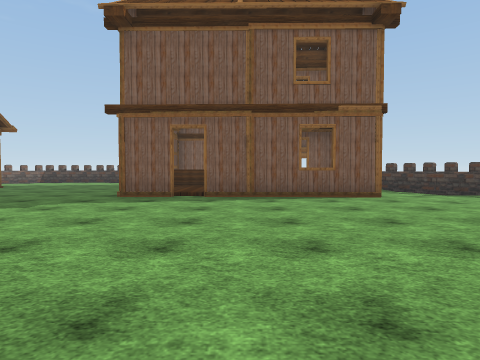
view 1 (above)

20 first-person views from a walk through a scene from a Unity 3-D project. The camera is 1.3 m above the floor, tilts 2° down and sees 75° across. The floor is counted in squares, 2 m on a side. Each view is taken from the middle of a square. On the plan, view 1 faces up. The plan holds only what a view shows up to about 10 squares ahead; the rest is blank. The place goes on beyond the plan. The player is left out. Some animated figures are left out. Some surface patterns are stand-ins.

view 2
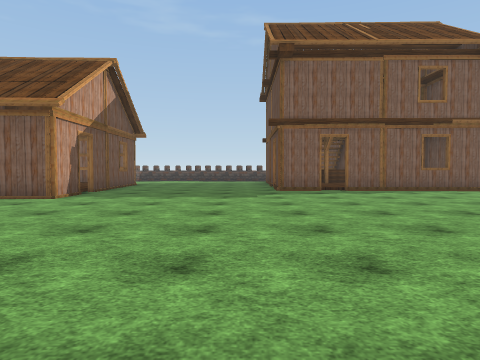

view 3
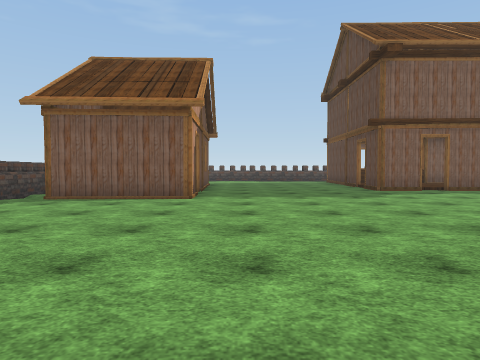

view 4
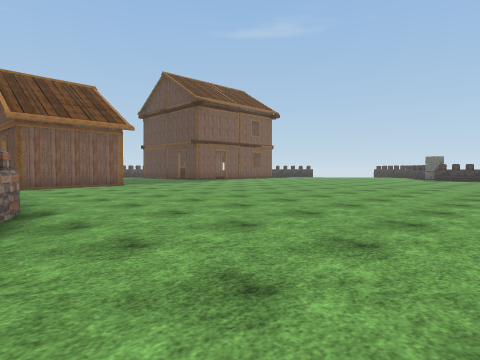

view 5
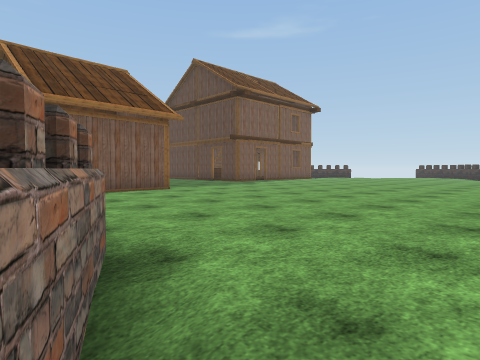

view 6
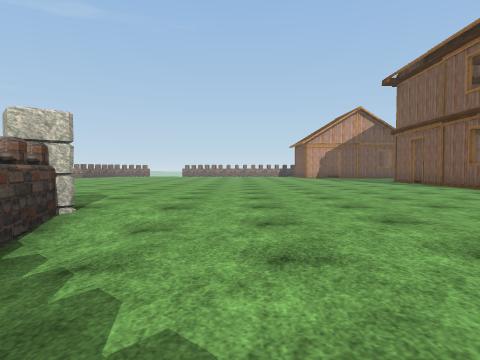

view 7
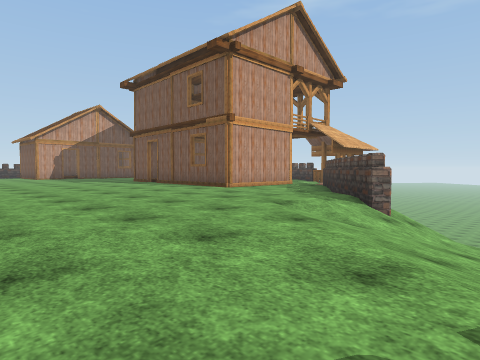

view 8
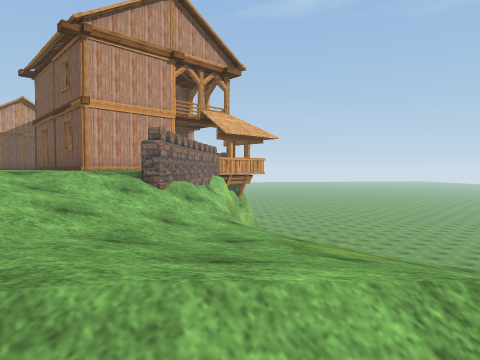

view 9
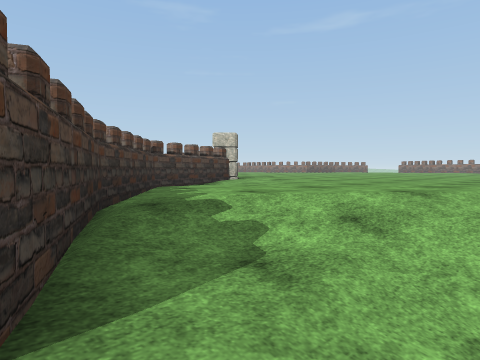

view 10
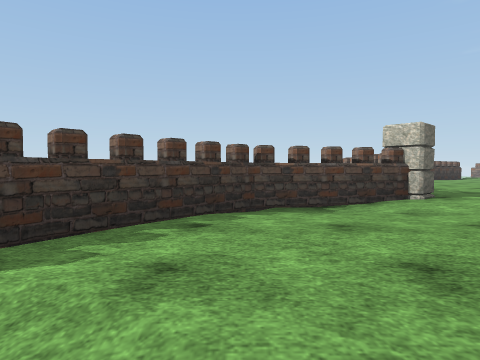

view 11
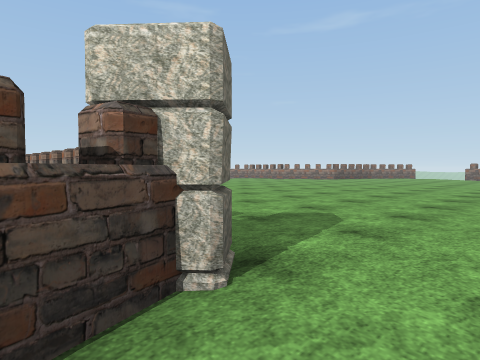

view 12
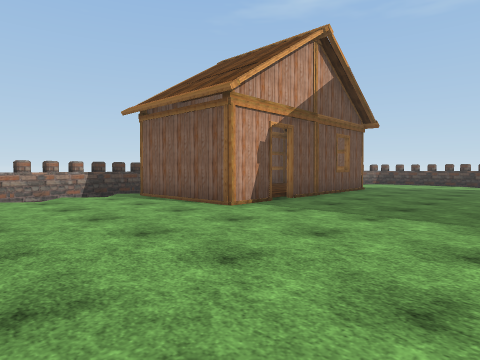

view 13
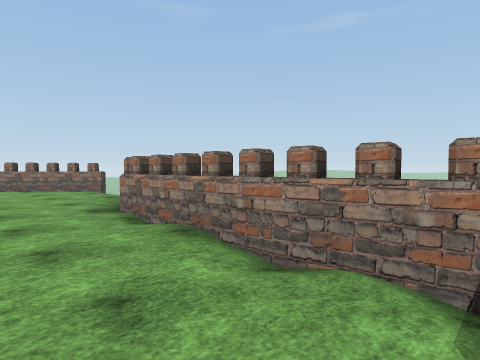

view 14
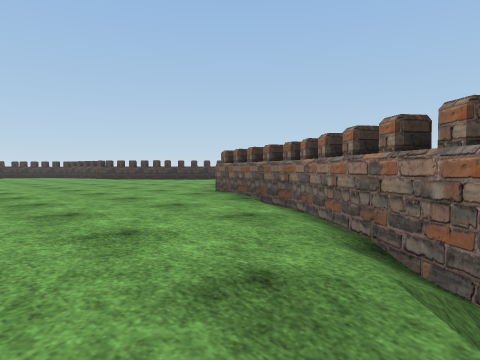

view 15
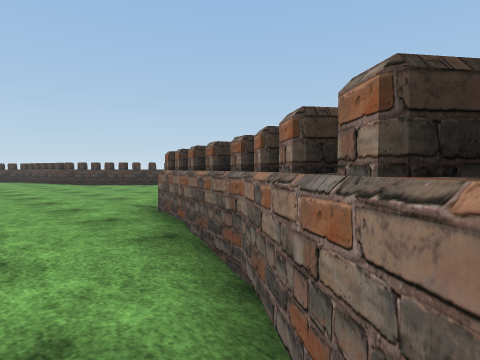

view 16
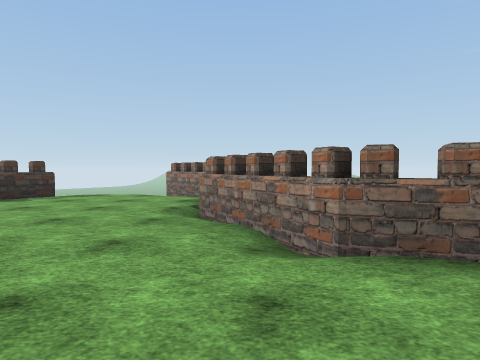

view 17
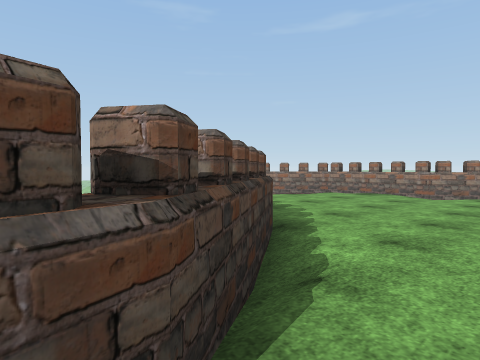

view 18
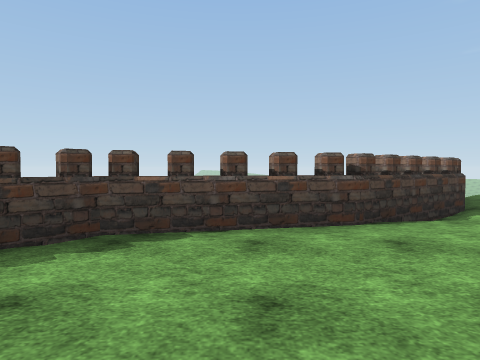

view 19
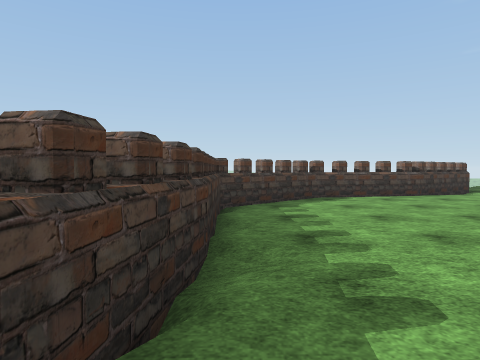

view 20
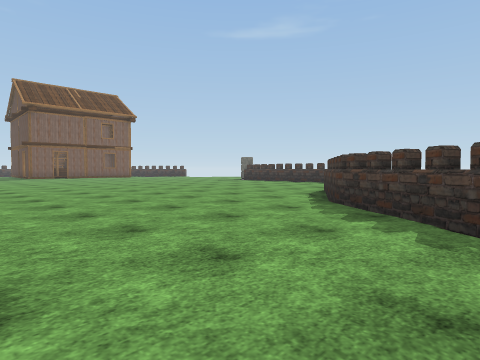

### Floor plan
Key: @ floor where view 1 was taken; # wall or solid block; . main floor; - floor 0.25 m lower than the main floor; / step, stairs or slope; = window, fence, low wall or low ledge; ^ raised ledge; H house; C column.
Columns run from 14 left of view 1 to 13 right of it. Each row starts with its distance up from view 1.
  8    H  H....H     H../^=////
  7  ^ H  H....HH.HHHH.../#////
  6  ^.H  H..............//////
  5  #/HHHH..............///////
  4  #/...................////#/
  3  #/.....................//#
  2   ^......................^
  1   #...................../^
  0  ##...........@......-//^
 -1  #...................#^#
 -2  ^/.................C
 -3  /..................^
 -4 /................../#
 -5 /...................#
 -6 #/..................#
 -7  ^^.................#
 -8   #^^..............^
 -9     ##/..........^#
-10       ^.......#^##
-11       #/.....##
-12       ^....#^
-13       ^/...^#
-14       #//./#
-15       ##/
-16        ##

Where each view was taken, in squares from view 1:
view 1: 0 up, 0 right, facing up
view 2: 2 down, 4 left, facing up
view 3: 2 down, 7 left, facing up
view 4: 6 down, 13 left, facing up-right
view 5: 3 down, 13 left, facing up-right
view 6: 1 up, 10 right, facing left
view 7: 1 up, 10 right, facing up-left
view 8: 4 up, 13 right, facing up-left
view 9: 5 up, 12 right, facing down-left
view 10: 4 up, 9 right, facing down
view 11: 0 up, 7 right, facing down-left
view 12: 1 up, 4 left, facing up-left
view 13: 4 up, 10 left, facing down-left
view 14: 4 down, 14 left, facing down-right
view 15: 6 down, 13 left, facing down-right
view 16: 6 down, 8 left, facing down
view 17: 9 down, 1 right, facing down-left
view 18: 6 down, 2 right, facing down
view 19: 2 down, 5 right, facing down
view 20: 14 down, 7 left, facing up-right
